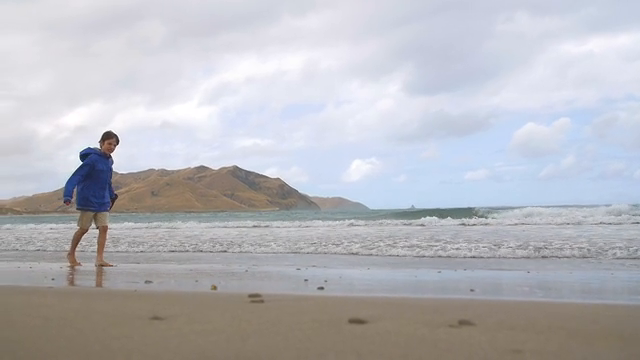
#> input picture frame 40 of tracking-python/videos/boy-walking.mp4, 640 x 360 px, given in place of highway.mp4, which was not available
$ jupyter execute background-subtraction.ipynb   (text cells are left out)
#> lines starting #> are read from the running program, lines starting #| are printed output that depends on the picture; after the words box and inside, x2 and y2 are one past the last pixel; in counts of white or black regions, pixels touching at a corner belong together; pictures that were not available may be replaced by others from this repository, and a replacement may not be noted
[cell 1]
import cv2
import numpy as np
cap = cv2.VideoCapture('F:/image-processing/background-subtraction/highway.mp4')
_, first_frame = cap.read()
#> first_frame is the input picture: shape (360, 640, 3); mean B, G, R 188.8, 183.4, 183.1
#first_frame = cv2.cvtColor(first_frame,cv2.COLOR_BGR2YCrCb)
first_gray = cv2.cvtColor(first_frame, cv2.COLOR_BGR2GRAY)
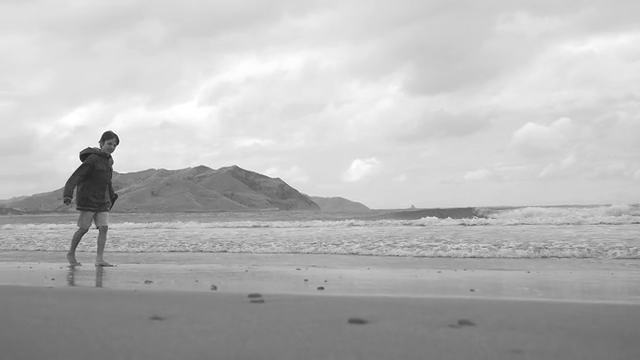
#> first_gray: shape (360, 640); min 24, max 255, mean 183.9
first_gray = cv2.GaussianBlur(first_gray, (5, 5), 0)
while True:
    _, frame = cap.read()
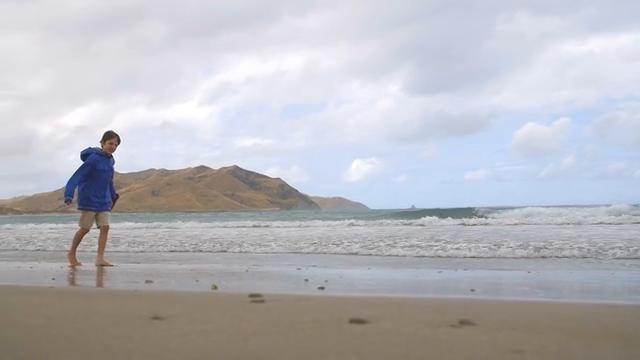
#> input picture frame 41 of tracking-python/videos/boy-walking.mp4, 640 x 360 px, given in place of highway.mp4, which was not available
#> frame is the input picture: shape (360, 640, 3); mean B, G, R 189.2, 183.6, 183.5
    gray_frame = cv2.cvtColor(frame, cv2.COLOR_BGR2GRAY)
    gray_frame = cv2.GaussianBlur(gray_frame, (5, 5), 0)
    difference = cv2.absdiff(first_gray, gray_frame)
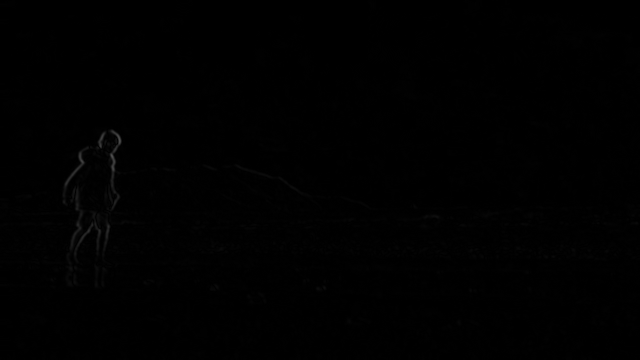
#> difference: shape (360, 640); min 0, max 77, mean 0.6
    _, difference = cv2.threshold(difference, 25, 255, cv2.THRESH_BINARY_INV)
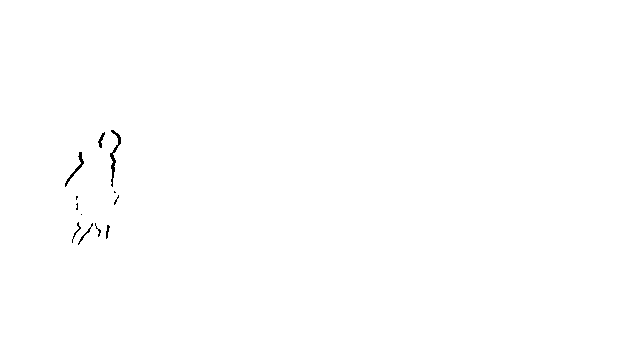
#> difference: shape (360, 640); 99.8% white; black in thin lines or dots, all inside (x1, y1, x2, y2) = (65, 130, 121, 245)
    cv2.imshow("First frame", first_frame)
    cv2.imshow("Frame", frame)
    cv2.imshow("difference", difference)
    key = cv2.waitKey(30)
#> (key Esc is pressed here)
    if key == 27:
        break
cap.release()
cv2.destroyAllWindows()

[cell 2]
import cv2
import numpy as np
cap = cv2.VideoCapture('F:/image-processing/background-subtraction/highway.mp4')
subtractor = cv2.createBackgroundSubtractorMOG2(history=20, varThreshold=25, detectShadows=True)
subtractor2 = cv2.createBackgroundSubtractorKNN(history=20, detectShadows=True)
while True:
    _, frame = cap.read()
    #cv2.addWeighted(frame,2,frame)
    cv2.medianBlur(frame,5)
    mask = subtractor.apply(frame.copy())
#> mask: shape (360, 640); every value is 127
    mask2 = subtractor2.apply(frame)
#> mask2: shape (360, 640); every value is 255
    cv2.imshow("Frame", frame)
    cv2.imshow("mask", mask)
    cv2.imshow("mask2", mask2)
    key = cv2.waitKey(30)
#> (key Esc is pressed here)
    if key == 27:
        break
cap.release()
cv2.destroyAllWindows()

$ run again, starting later in the video
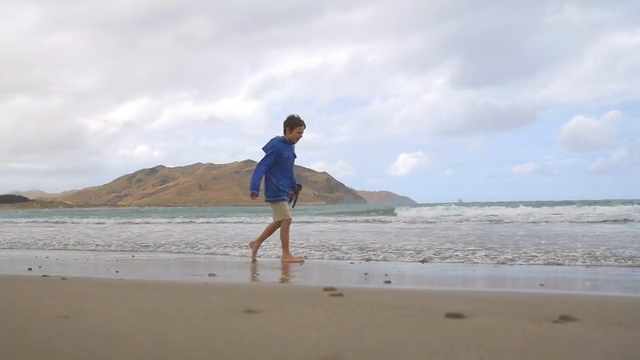
#> input picture frame 183 of tracking-python/videos/boy-walking.mp4, 640 x 360 px, given in place of highway.mp4, which was not available
#> first_frame is the input picture: shape (360, 640, 3); mean B, G, R 185.2, 181.1, 182.1
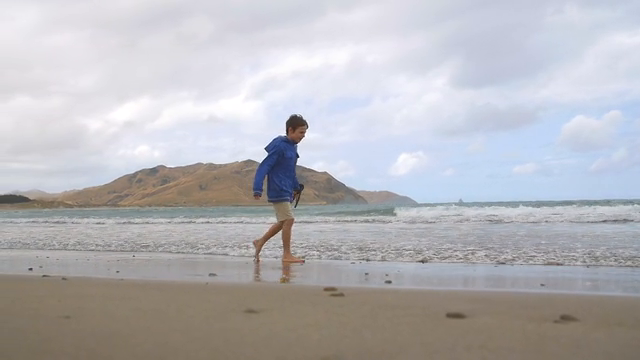
#> input picture frame 184 of tracking-python/videos/boy-walking.mp4, 640 x 360 px, given in place of highway.mp4, which was not available
#> frame is the input picture: shape (360, 640, 3); mean B, G, R 184.8, 181, 181.8
#> `_, difference = cv2.threshold(difference, 25, 255, cv2.THRESH_BINARY_I..`:
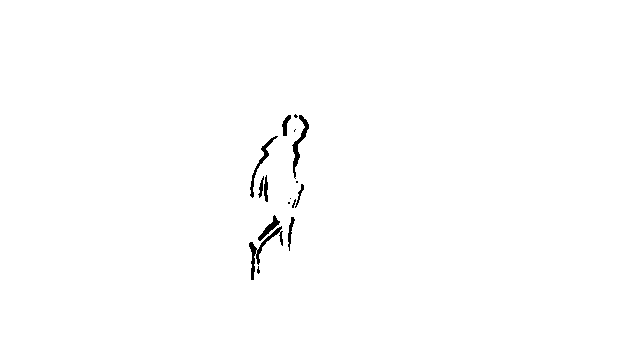
#> difference: shape (360, 640); 99.4% white; 16 black regions (7 under 20 px), largest, box (x1, y1, x2, y2) and area: (249, 226, 283, 280) 328, (292, 115, 309, 179) 277, (250, 136, 278, 198) 227
#> mask: shape (360, 640); every value is 127
#> mask2: shape (360, 640); every value is 255

$ run again, starting later in the video
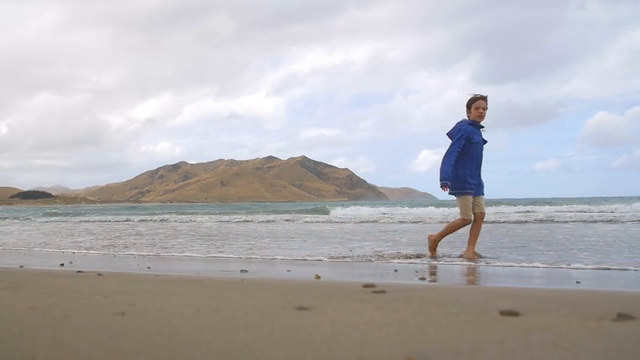
#> input picture frame 326 of tracking-python/videos/boy-walking.mp4, 640 x 360 px, given in place of highway.mp4, which was not available
#> first_frame is the input picture: shape (360, 640, 3); mean B, G, R 181.4, 178.3, 179.9
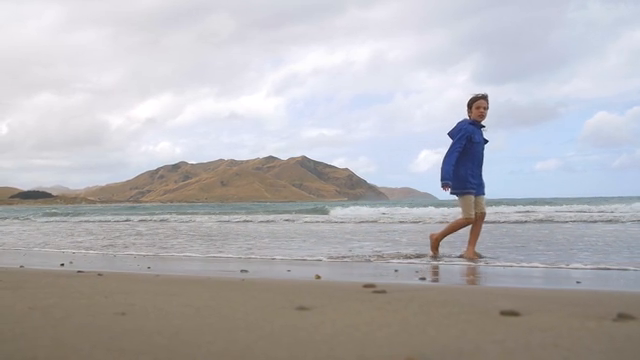
#> input picture frame 327 of tracking-python/videos/boy-walking.mp4, 640 x 360 px, given in place of highway.mp4, which was not available
#> frame is the input picture: shape (360, 640, 3); mean B, G, R 181.8, 178.5, 180.2
#> `_, difference = cv2.threshold(difference, 25, 255, cv2.THRESH_BINARY_I..`:
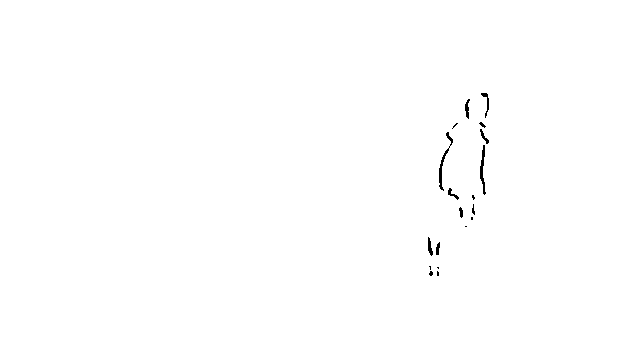
#> difference: shape (360, 640); 99.7% white; black in thin lines or dots, all inside (x1, y1, x2, y2) = (428, 93, 489, 276)
#> mask: shape (360, 640); every value is 127
#> mask2: shape (360, 640); every value is 255
